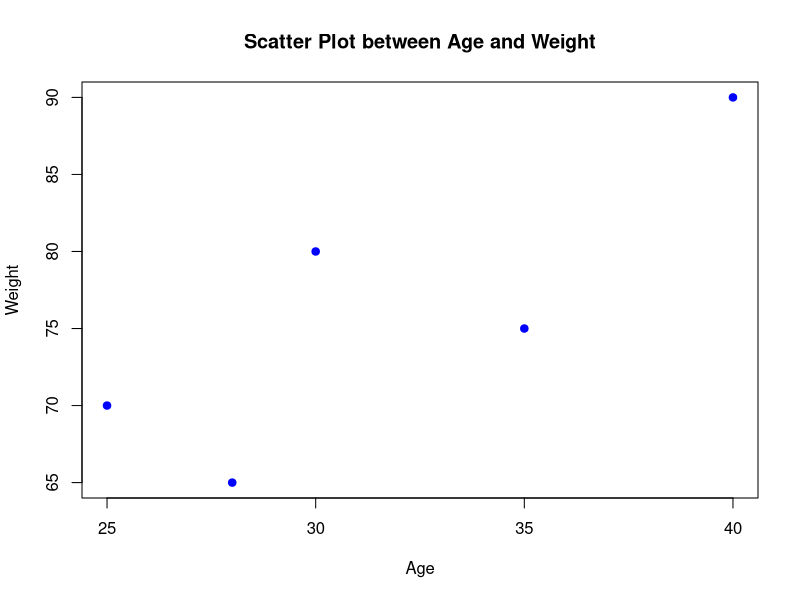
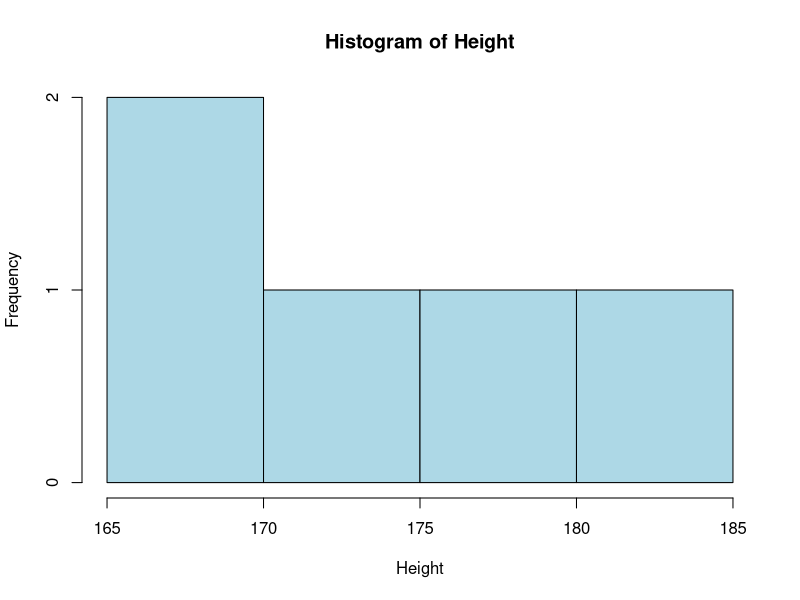
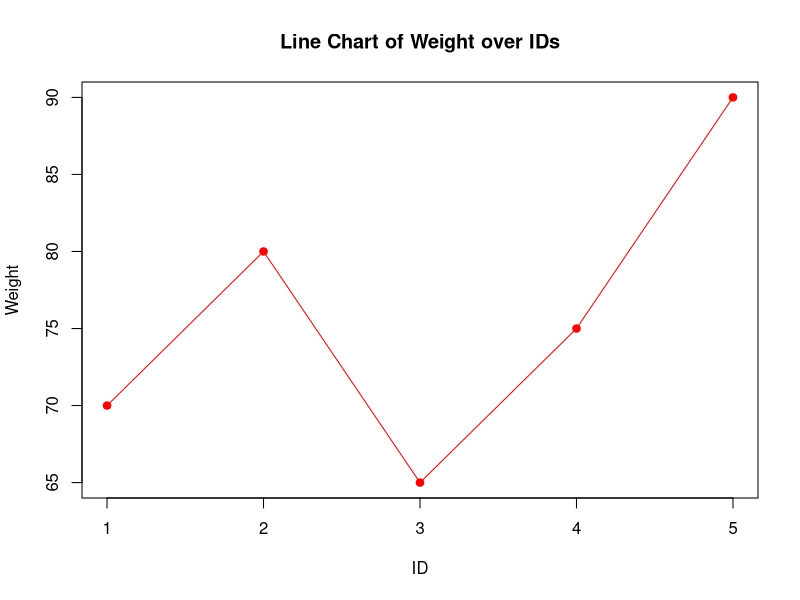
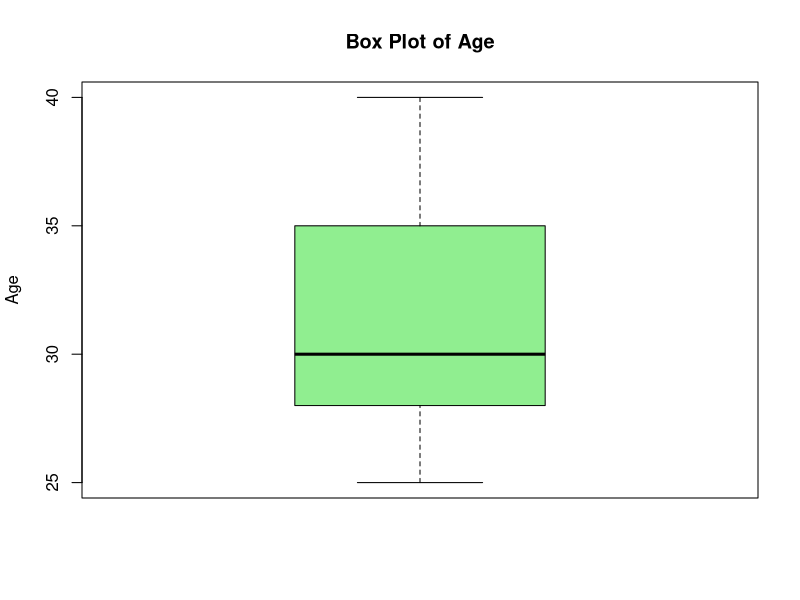
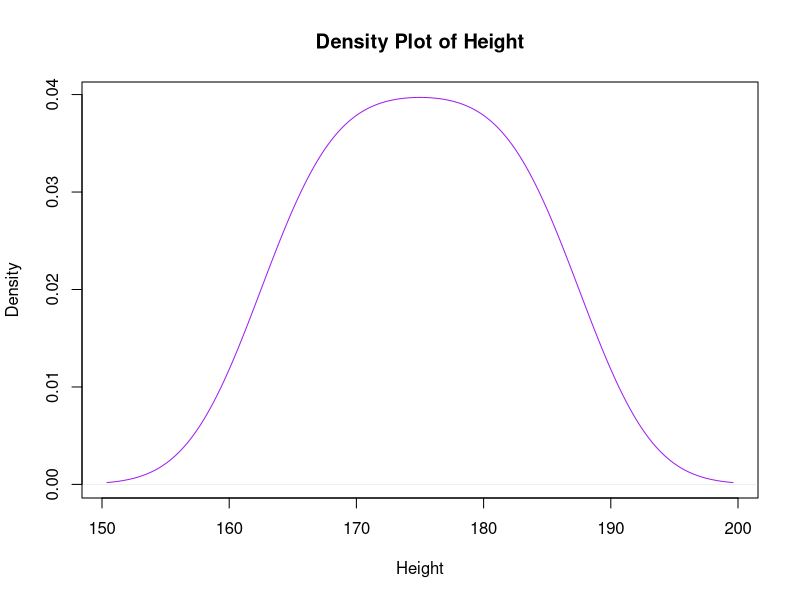

Reproduce these figures in R, in order.
# Creating the data frame
df <- data.frame(
  ID = c(1, 2, 3, 4, 5),
  Age = c(25, 30, 28, 35, 40),
  Height = c(175, 180, 170, 165, 185),
  Weight = c(70, 80, 65, 75, 90)
)

# Scatter plot between Age and Weight
plot(df$Age, df$Weight, main="Scatter Plot between Age and Weight",
     xlab="Age", ylab="Weight", pch=19, col="blue")
# Histogram of Height
hist(df$Height, main="Histogram of Height", 
     xlab="Height", col="lightblue", border="black")
# Line chart showing changes in Weight over IDs
plot(df$ID, df$Weight, type="o", main="Line Chart of Weight over IDs",
     xlab="ID", ylab="Weight", col="red", pch=19)
# Box plot of Age
boxplot(df$Age, main="Box Plot of Age", 
        ylab="Age", col="lightgreen")
# Density plot of Height
plot(density(df$Height), main="Density Plot of Height", 
     xlab="Height", col="purple")
